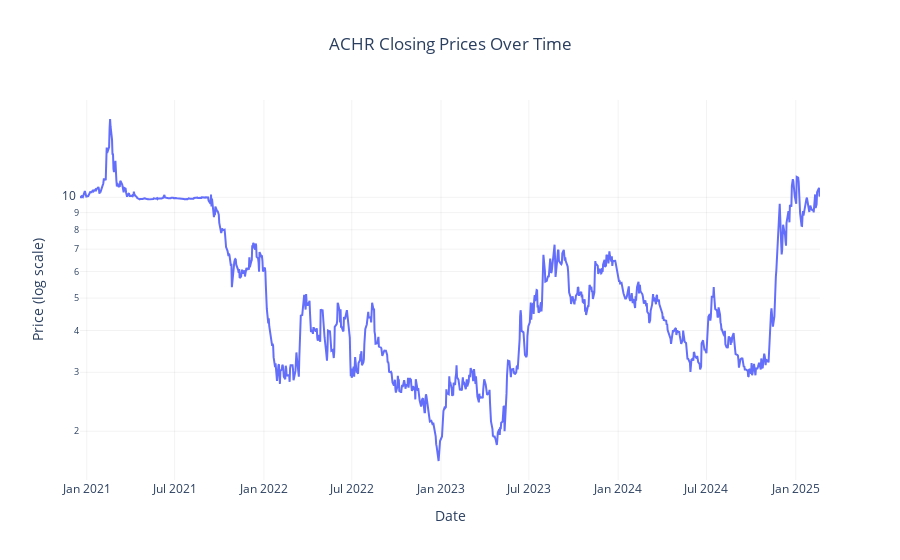

This figure's notebook cell:
### Code cell
fig = my_stock.plot_close(log_scale=True)
if fig:
    fig.show()

### Figure 1 — Plotly figure (JSON) as saved in the notebook; plotly's stock layout.template omitted (floating-point values rounded to 4 significant figures; data arrays with more than 128 entries replaced by an {"elided": "..."} marker saying what was removed)
{"data": [{"mode": "lines", "type": "scatter", "x": {"elided": "1047 str values"}, "y": {"elided": "1047 float values"}}], "layout": {"autosize": true, "title": {"text": "ACHR Closing Prices Over Time", "x": 0.5}, "xaxis": {"gridcolor": "rgba(0,0,0,0.1)", "gridwidth": 0.5, "title": {"text": "Date"}}, "yaxis": {"gridcolor": "rgba(0,0,0,0.1)", "gridwidth": 0.5, "title": {"text": "Price (log scale)"}, "type": "log"}}}
